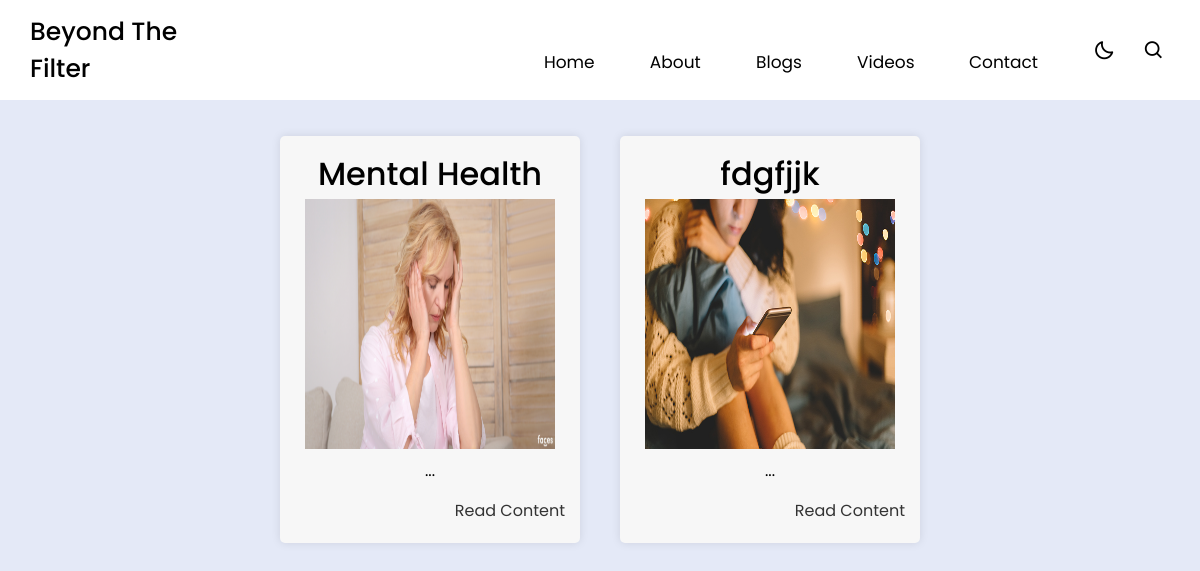
Screenshot of /account/blog with the database file from the repository.
### account/models.py (models this page shows)
class BlogPost(models.Model):
    title = models.CharField(max_length=255)
    tag = models.CharField(max_length=100, blank=True, null=True)
    meta_description = models.CharField(max_length=255, blank=True, null=True)
    slug = models.SlugField(unique=True)
    paragraph = models.TextField()
    image = models.ImageField(upload_to='blog_images/', blank=True, null=True)
    def __str__(self):
        return str(self.id)

### account/views.py (the view)
# urls.py: path('blog',views.blog, name="blog"),
def blog(request):
    post = BlogPost.objects.all()
    print(post)
    return render(request,'account/blog.html', {'post': post})

### account/templates/account/blog.html (shortened to what this page needs)
{% extends 'base.html' %}
{% load static %}
{% block base_content %}
<body>
  <section class="row blog-posts">
    {% for posts in post %}
    <article class="col-md-3 text-center">
      <h2>{{ posts.title }}</h2>
      <img class="image" src="{{ posts.image.url }}" alt="My First Post">
      <p>{{ post.paragraph|safe|slice:"0:100" }}<span id="dots">...</span></p>
      <a href="{% url 'home' posts.id %}" class="read-more">Read Content</a>
    </article>
    {% endfor %}
  </section>
</body>
{% endblock %}

### static/css/base.css (style rules this page uses)
* { margin: 0; padding: 0; box-sizing: border-box; font-family: 'Poppins', sans-serif; transition: all 0.4s ease;; }
:root { --body-color: #E4E9F7; --nav-color: #ffffffd7; --side-nav: #F88379; --text-color: #000000; --search-bar: #F2F2F2; --search-text: #010718; }
body { height: 100vh; background-color: var(--body-color); color: var(--text-color); }

### static/css/custom-style.css (style rules this page uses)
html { position: relative !important; min-height: 100% !important; }
body { margin-bottom: 60px !important; }

### account/templates/account/blog.html (style rules this page uses)
body { margin: 0; padding: 0; font-family: Arial, sans-serif; }
.blog-posts { display: flex; justify-content: center; flex-wrap: wrap; }
article { background-color: #f7f7f7; margin: 20px; padding: 20px; width: 300px; border-radius: 5px; box-shadow: 0 0 10px rgba(0, 0, 0, 0.1); transition: transform 0.3s ease; }
.read-more { display: block; text-align: right; color: #333; text-decoration: none; margin-top: 10px; }
.image { width: 250px; height: 250px; background-color: #ddd; margin-bottom: 10px; }

### rows the page displays
BlogPost: title "Mental Health", image (picture)
BlogPost: title "fdgfjjk", image (picture)
